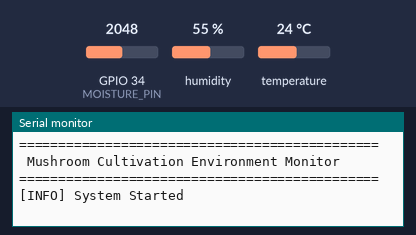
The program below on a simulated ESP32. On the bench: the last lines printed to the serial monitor. The test bench sets the inputs (shaded band); at power-on: humidity 55 %, GPIO 34 (MOISTURE_PIN) = 2048, temperature 24 °C.

Above: at 1.7 s.
1.8 s: humidity set to 88 %
At 2.6 s:
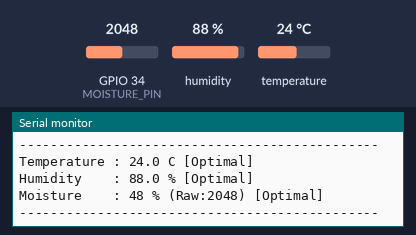
4.7 s: GPIO 34 (MOISTURE_PIN) set to 2866
At 6.9 s:
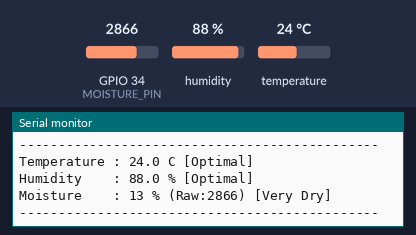
9.5 s: temperature set to 12 °C
13.5 s: GPIO 34 (MOISTURE_PIN) set to 1228
At 15.4 s:
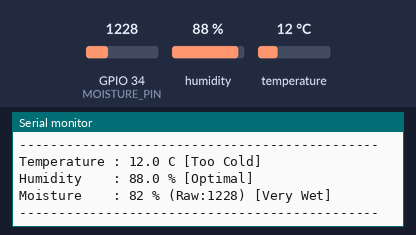
17.5 s: humidity set to 22 %
At 18.4 s:
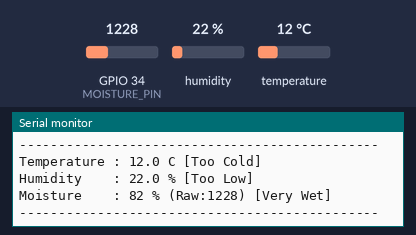

Measured:
- after the input at 1.8 s, the serial monitor: prints a new line after 0.21 s (image 1)
- after the input at 4.7 s, the serial monitor: prints a new line after 1.3 s (image 2)
- after the input at 13.5 s, the serial monitor: prints a new line after 0.51 s (image 3)
- after the input at 17.5 s, the serial monitor: prints a new line after 0.51 s (image 4)

The program:

main.cpp
```cpp
// ============================================================
//  Mushroom Cultivation Environment Monitor
//  Hardware : ESP32 + DHT22 (or DHT11) + Soil Moisture Sensor
// ============================================================

#include <Arduino.h>
#include <DHT.h>

// Pin Definitions
#define DHT_PIN 4
#define MOISTURE_PIN 34

// Sensor Type
#define DHT_TYPE DHT22

// DHT Object
DHT dht(DHT_PIN, DHT_TYPE);

// Moisture Calibration
const int MOISTURE_DRY = 3200;
const int MOISTURE_WET = 800;

// Timing
const unsigned long READ_INTERVAL_MS = 2000;
unsigned long lastReadTime = 0;

void readAndDisplaySensors();

void setup() {

  Serial.begin(115200);
  delay(500);

  Serial.println("==============================================");
  Serial.println(" Mushroom Cultivation Environment Monitor ");
  Serial.println("==============================================");

  dht.begin();

  pinMode(MOISTURE_PIN, INPUT);

  Serial.println("[INFO] System Started");
}

void loop() {

  unsigned long now = millis();

  if (now - lastReadTime >= READ_INTERVAL_MS) {
    lastReadTime = now;
    readAndDisplaySensors();
  }

}

void readAndDisplaySensors() {

  float humidity = dht.readHumidity();
  float temperature = dht.readTemperature();

  if (isnan(humidity) || isnan(temperature)) {
    Serial.println("[ERROR] Failed to read DHT sensor.");
    return;
  }

  int rawMoisture = analogRead(MOISTURE_PIN);

  int moisturePercent =
      map(rawMoisture, MOISTURE_DRY, MOISTURE_WET, 0, 100);

  moisturePercent = constrain(moisturePercent, 0, 100);

  String moistureStatus;

  if (moisturePercent < 20)
    moistureStatus = "Very Dry";
  else if (moisturePercent < 40)
    moistureStatus = "Dry";
  else if (moisturePercent < 65)
    moistureStatus = "Optimal";
  else if (moisturePercent < 80)
    moistureStatus = "Moist";
  else
    moistureStatus = "Very Wet";

  String tempStatus;

  if (temperature < 15)
    tempStatus = "Too Cold";
  else if (temperature < 18)
    tempStatus = "Cool";
  else if (temperature <= 24)
    tempStatus = "Optimal";
  else if (temperature <= 28)
    tempStatus = "Warm";
  else
    tempStatus = "Too Hot";

  String humidityStatus;

  if (humidity < 70)
    humidityStatus = "Too Low";
  else if (humidity < 80)
    humidityStatus = "Acceptable";
  else if (humidity <= 95)
    humidityStatus = "Optimal";
  else
    humidityStatus = "Too High";

  Serial.println("----------------------------------------------");
  Serial.printf("Temperature : %.1f C [%s]\n",
                temperature, tempStatus.c_str());

  Serial.printf("Humidity    : %.1f %% [%s]\n",
                humidity, humidityStatus.c_str());

  Serial.printf("Moisture    : %d %% (Raw:%d) [%s]\n",
                moisturePercent,
                rawMoisture,
                moistureStatus.c_str());

  Serial.println("----------------------------------------------");
}
```
